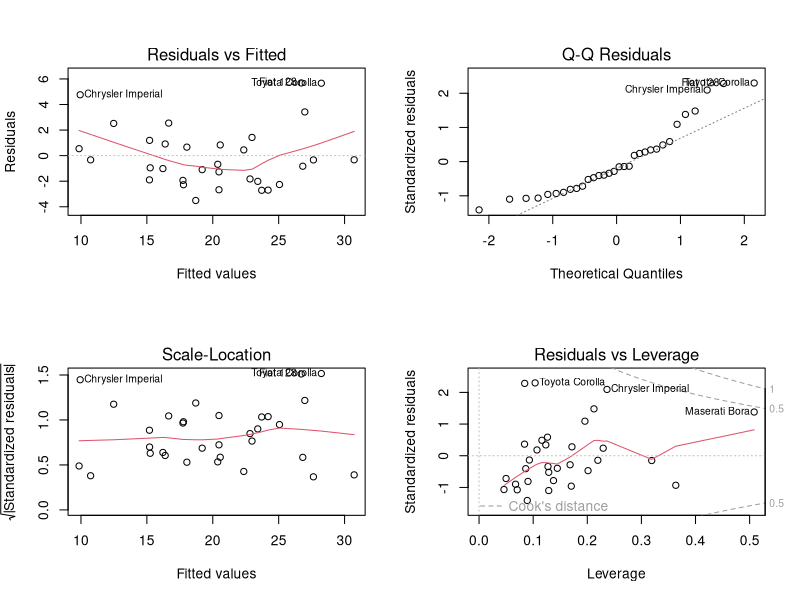

Source code (R):


library(dplyr)
df <- mtcars %>%
  select(-c(am, vs, cyl, gear, carb))
glimpse(df)


#Syntax of Linear Regression
# lm(formula, data, subset)
# Arguments:
#   -formula: The equation you want to estimate	
# -data: The dataset used
# -subset: Estimate the model on a subset of the dataset

#Formula
model1 <- mpg~disp + hp + drat + wt

#Fitting Linear Regression
fit <- lm(model1, df)

#Result
fit

summary(fit)

#run the ANOVA test to estimate the effect of each feature on the variances
anova(fit)



# plot() function to show four graphs:
#   
#   - Residuals vs Fitted values
# 
# - Normal Q-Q plot: Theoretical Quartile vs Standardized residuals
# 
# - Scale-Location: Fitted values vs Square roots of the standardised residuals
# 
# - Residuals vs Leverage: Leverage vs Standardized residuals

par(mfrow=c(2,2))


plot(fit)


#Adding Factors
df <- mtcars %>%
  mutate(cyl = factor(cyl),
         vs = factor(vs),
         am = factor(am),
         gear = factor(gear),
         carb = factor(carb))


model2 <- mpg~cyl + vs + am + gear + carb
summary(lm(model2, df))

